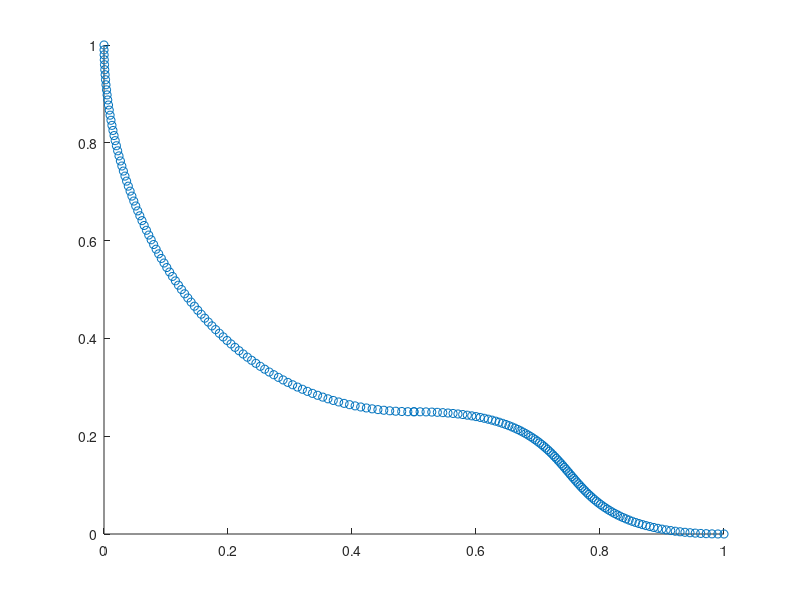

Recreate this plot in MATLAB.
disp("Interpolation Tests");
p1 = [0; 1; 0];
p2 = [0.5; 0.25; 0];
p3 = [1; 0; 0];

p1t = [0;-1;0];
p2t = [1;0;0];
p3t = [1;0;0];

dir1 = p2 - p1;
dir2 = p3 - p2;

length = abs(dir1(1,:)) + abs(dir2(1,:));
peak_x_normalized = p2(1,:) / length;

interval = 0.01;

% linear
i = 0:interval:peak_x_normalized;
a = p1 + dir1 * i * (1/peak_x_normalized);

j = 0+interval:interval:(1-peak_x_normalized);
b = p2 + dir2 * j * (1/(1-peak_x_normalized));

y = [a,b];
%scatter(0:interval:1, y(2,:));




%hermite
M = [2, -2, 1, 1;
	-3, 3, -2, -1; 
	0, 0, 1, 0; 
	1, 0, 0, 0];
B1 = [p1(1,:), p2(1,:), p1t(1,:), p2t(1,:);
	p1(2,:), p2(2,:), p1t(2,:), p2t(2,:);
	p1(3,:), p2(3,:), p1t(3,:), p2t(3,:);
	0, 0, 0, 0];
B2 = [p2(1,:), p3(1,:), p2t(1,:), p3t(1,:);
	p2(2,:), p3(2,:), p2t(2,:), p3t(2,:);
	p2(3,:), p3(3,:), p2t(3,:), p3t(3,:);
	0, 0, 0, 0];
	
i = 0:interval:1;
U_T = [i.^3; i.^2; i; i-i+1]';

a = (U_T * M *transpose(B1))';

j = 0:interval:1;
U_T = [i.^3; i.^2; i; i-i+1]';

b = (U_T * M *transpose(B2))';

disp(a);
y = [a,b];
scatter(y(1,:), y(2,:));


